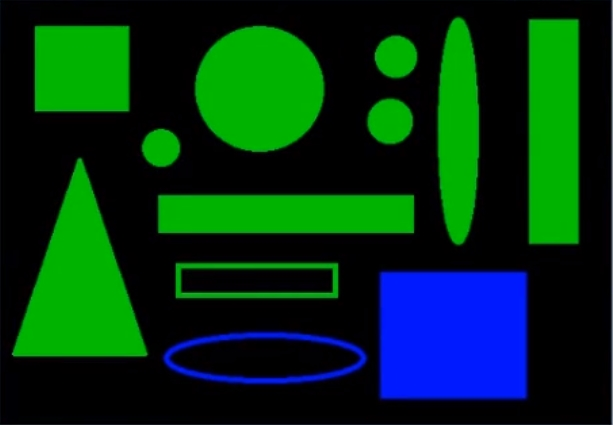
#> input picture code_images/blob.jpg, 613 x 425 px
$ python case_20_object_measure.py   (older library calls are emulated)
#> lines starting #> are read from the running program, lines starting #| are printed output that depends on the picture; after the words box and inside, x2 and y2 are one past the last pixel; in counts of white or black regions, pixels touching at a corner belong together
#> in main, img is the input picture: shape (425, 613, 3); mean B, G, R 22.7, 50.4, 1.4
import cv2 as cv
import numpy as np
from matplotlib import pyplot as plt

'''
对象测量

    弧长与面积：发现轮廓，计算每个轮廓的弧长与面积，像素单位

        轮廓面积    cv2.contourArea()
        轮廓周长    cv2.arcLength()

    多边形拟合

    几何矩计算：图像的矩可以帮助我们计算图像的质心，面积等
        cv2.moments() 会将计算得到的矩以一个字典的形式返回

'''


# 对象测量
def measure_object(image):
    gray = cv.cvtColor(image, cv.COLOR_BGR2GRAY)
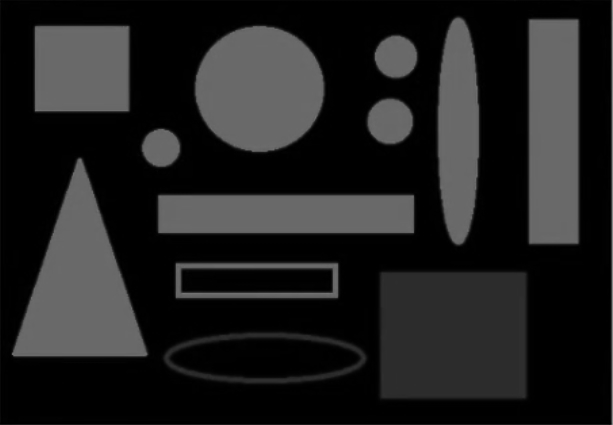
#> gray: shape (425, 613); min 0, max 147, mean 32.5
    ret, binary = cv.threshold(gray, 0, 255, cv.THRESH_BINARY | cv.THRESH_OTSU)
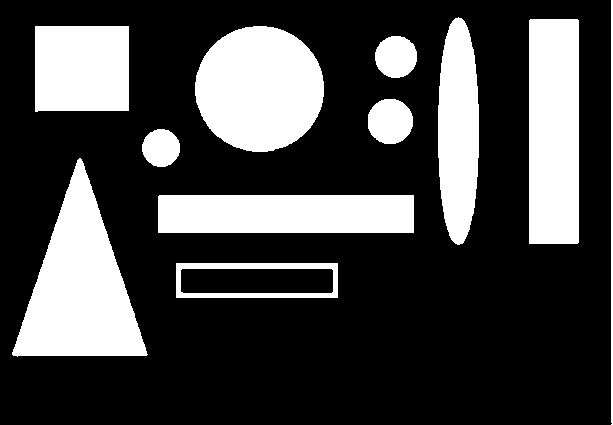
#> binary: shape (425, 613); 26.9% white; 11 white regions, largest, box (x1, y1, x2, y2) and area: (12, 158, 148, 357) 13946, (195, 26, 324, 152) 12737, (529, 19, 579, 244) 11247
#> ret = 54
    print("threshold value:", ret)
#| threshold value: 54.0
    cv.imshow("binary image", binary)

    dst = cv.cvtColor(binary, cv.COLOR_GRAY2BGR)
#> dst: shape (425, 613, 3); 26.9% white; 11 white regions

    # 发现轮廓
    contours, hierarchy = cv.findContours(binary, cv.RETR_EXTERNAL, cv.CHAIN_APPROX_SIMPLE)
#> contours = 11 contours; largest, box (x1, y1, x2, y2) and area: (12, 158, 148, 357) 13681, (195, 26, 324, 152) 12556, (529, 19, 579, 244) 10974, (158, 195, 414, 233) 9434, (35, 26, 129, 112) 7814

    for i, contour in enumerate(contours):
        # 用黄色线条画出轮廓
        cv.drawContours(image, contours, i, (0, 255, 255), 1)

        # 计算轮廓面积
        area = cv.contourArea(contour)
        print("contour area:", area)

        # 计算轮廓周长
        perimeter = cv.arcLength(contour, True)
        print("contour perimeter:", perimeter)

        # 用矩阵框出轮廓
        x, y, w, h = cv.boundingRect(contour)
        cv.rectangle(image, (x, y), (x + w, y + h), (0, 0, 255), 2)

        # 计算矩形宽高比
        rate = min(w, h) / max(w, h)
        print("rectangle rate:", rate)

        # 计算几何矩
        # 会将计算得到的几何矩以一个字典的形式返回
        mm = cv.moments(contour)
        # 计算对象重心
        cx = mm['m10'] / mm['m00']
        cy = mm['m01'] / mm['m00']

        # 用实心圆画出重心
        cv.circle(image, (np.int(cx), np.int(cy)), 2, (0, 255, 255), -1)
        cv.circle(dst, (np.int(cx), np.int(cy)), 2, (0, 255, 255), -1)

        # 多边形拟合，识别出不同形状的图形，三角形，圆形，矩形
        approx_curve = cv.approxPolyDP(contour, 4, True)
        print(approx_curve.shape)

        if approx_curve.shape[0] > 6:
            cv.drawContours(dst, contours, i, (0, 255, 0), 2)
        if approx_curve.shape[0] == 4:
            cv.drawContours(dst, contours, i, (0, 0, 255), 2)
        if approx_curve.shape[0] == 3:
            cv.drawContours(dst, contours, i, (255, 0, 0), 2)
#> this loop made 11 passes
#> (area, perimeter, x, y, w, h, rate, cx) on passes 1, 2, 3, 8, 9, 11: (5474, 390, 176, 263, 162, 35, 0.216, 256.5), (9434.5, 583.4, 158, 195, 256, 38, 0.148, 285.5), (13681, 585.2, 12, 158, 136, 199, 0.683, 79.36), (7814.5, 355.4, 35, 26, 94, 86, 0.915, 81.49), (10974.5, 544.2, 529, 19, 50, 225, 0.222, 553.5), (423, 850.8, 611, 0, 2, 425, 0.00471, 611.5)
#> (area, perimeter, x, y, w, h, rate, cx) on passes 4, 5, 6, 7, 10: (1075, 122.2, 142, 129, 38, 38, 1, 160.6), (1562.5, 147.3, 368, 99, 45, 45, 1, 389.8), (1338.5, 137.6, 375, 36, 42, 42, 1, 395.6), (12556.5, 419.9, 195, 26, 129, 126, 0.977, 259.1), (7268.5, 492.4, 438, 17, 41, 228, 0.18, 458)
#> (printed output is left out)
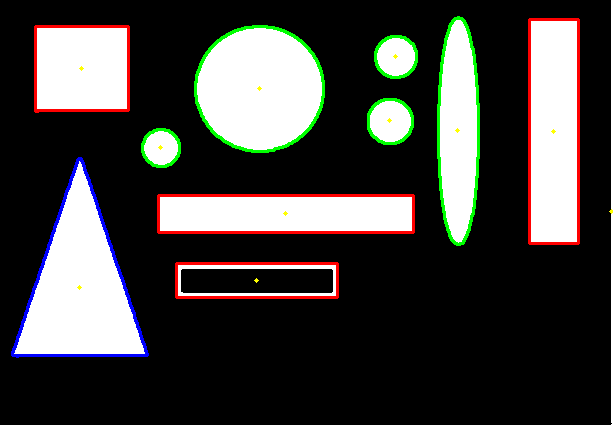
#> dst: shape (425, 613, 3); mean B, G, R 63, 65.4, 66.8
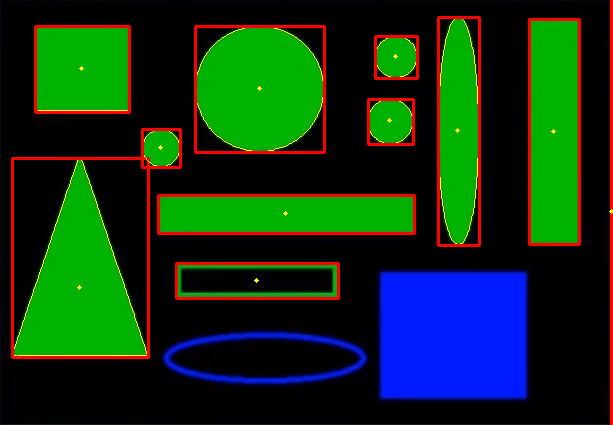
#> image: shape (425, 613, 3); 5.77% of pixels changed, all inside (x1, y1, x2, y2) = (11, 0, 613, 425)

    cv.imshow("measure_object", image)
    cv.imshow("measure_object_2", dst)


def main():
    # 读取图片
    img = cv.imread("../code_images/blob.jpg")

    # 创建窗口，窗口尺寸自动调整
    # cv.namedWindow("lena", cv.WINDOW_AUTOSIZE)

    # 显示图片
    cv.imshow("lena", img)
    measure_object(img)

    # 等待键盘输入
    cv.waitKey(0)
    cv.destroyAllWindows()


if __name__ == '__main__':
    main()
